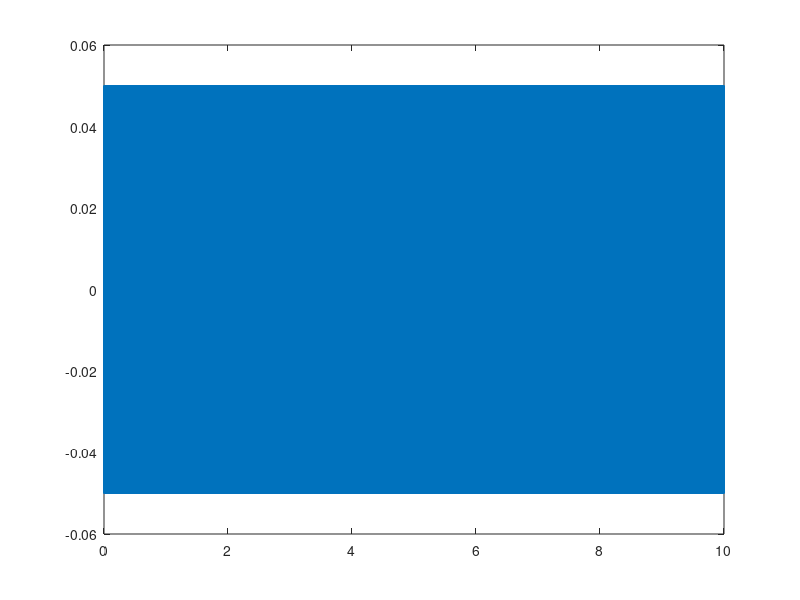

This figure's MATLAB source:
%transmitter

FS=44100;
fc = 3000;
fm = 100;
mf = 2;
res=1/FS;
T=10;
t=0:res:(T-res);

base=sin(2*pi*fm*t);
signal = 0.05*sin(2*pi*fc*t + mf*base);
% signal = 0.05*sin(2*pi*fc*t);
sound(signal, FS);
figure(1)
plot(t, signal)
